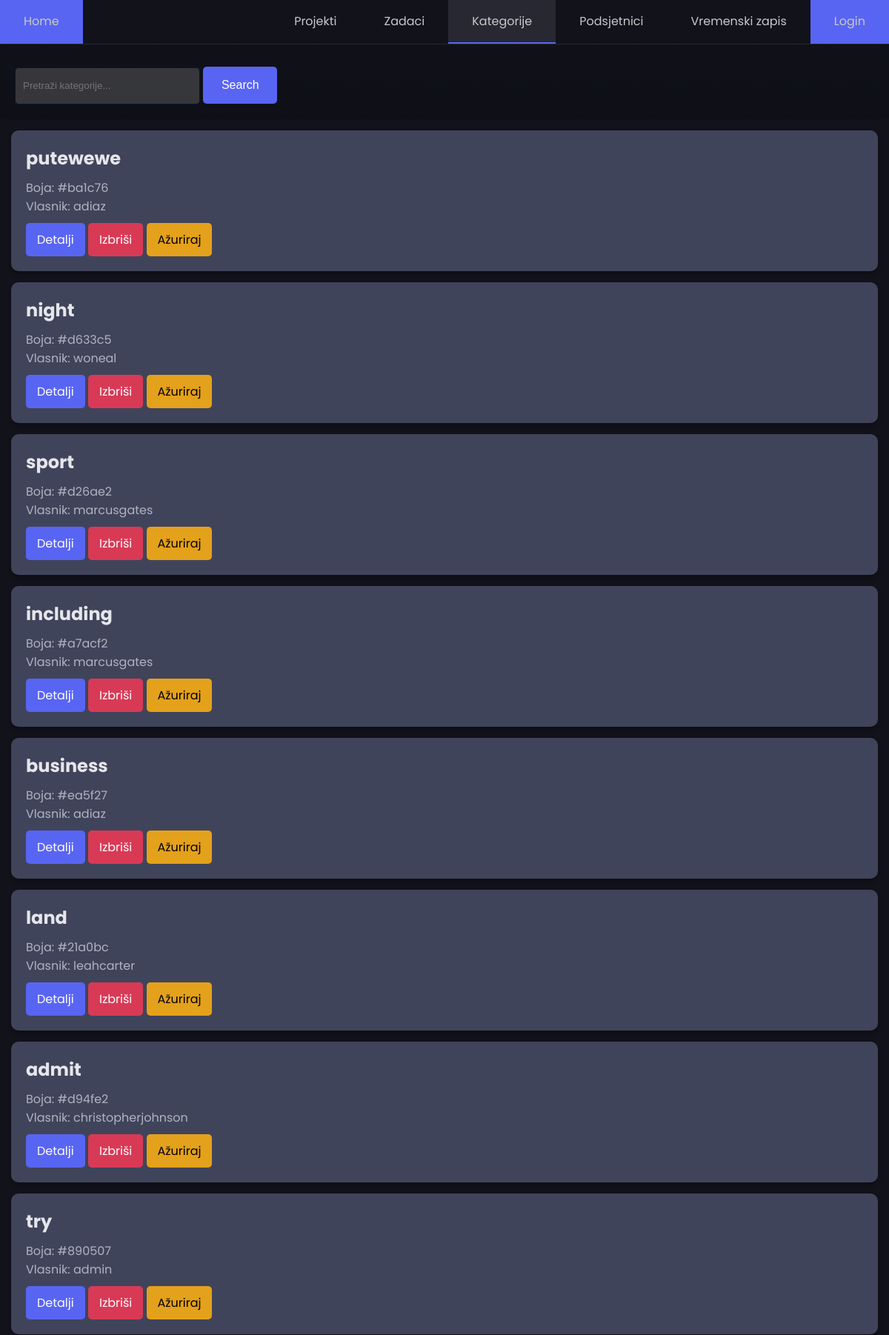
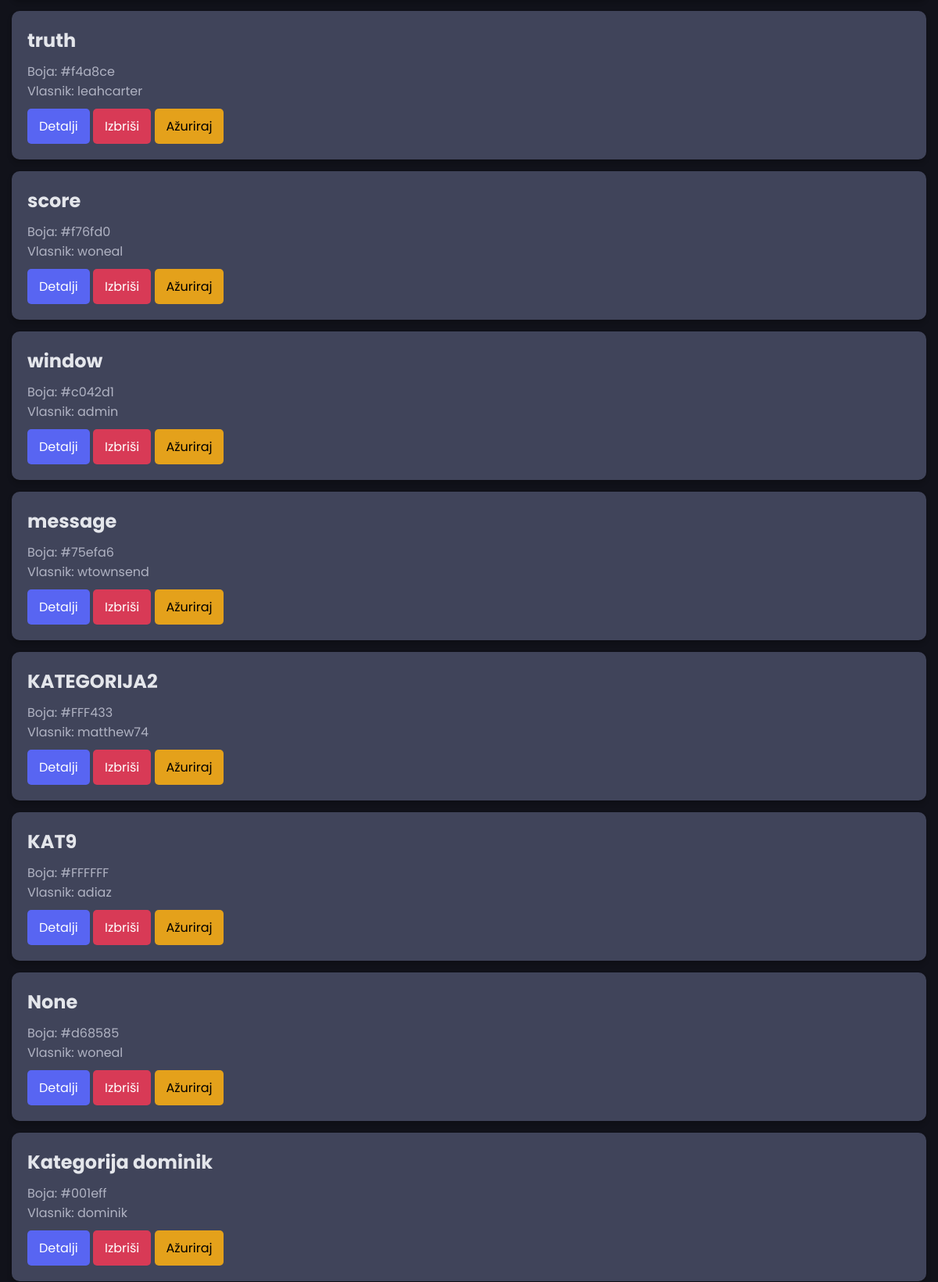
The page /category/ (upper part) on the database its author committed (2 pictures, top to bottom).
### main/models.py (models this page shows, shortened)
class Category(models.Model):
    name = models.CharField(max_length=100)
    color = models.CharField(max_length=7, default="#FFFFFF")  # HEX kod boje
    owner = models.ForeignKey(User, on_delete=models.CASCADE, related_name="categories")

### main/views.py (the view)
# urls.py: path('category/', CategoryList.as_view(), name='category_list'),
class CategoryList(ListView):
    model = Category
    def get_queryset(self):
        queryset = super().get_queryset()
        query = self.request.GET.get('q')
        if query:
            queryset = queryset.filter(
                Q(name__icontains=query) | Q(description__icontains=query)
            )
        return queryset

### main/templates/main/category_list.html (shortened to what this page needs)
<!DOCTYPE html>
<html lang="en">
{% load static %}
<head>
    <link rel="stylesheet" href="{% static 'css/styles.css' %}">
</head>
<body>
    <div class="sticky">
      <nav id="nav">
        <ul>
          <li class="home-li"><a class="btn-home" aria-current="page" href="{% url 'index' %}">Home</a></li>
            <li><a href="{% url 'project_list' %}" class="{% if request.path == '/project/' %}active-link{% endif %}">Projekti</a></li>
            <li><a href="{% url 'task_list' %}" class="{% if request.path == '/task/' %}active-link{% endif %}">Zadaci</a></li>
            <li><a href="{% url 'category_list' %}" class="{% if request.path == '/category/' %}active-link{% endif %}">Kategorije</a></li>
            <li><a href="{% url 'reminder_list' %}" class="{% if request.path == '/reminder/' %}active-link{% endif %}">Podsjetnici</a></li>
            <li><a href="{% url 'timelog_list' %}" class="{% if request.path == '/timelog/' %}active-link{% endif %}">Vremenski zapis</a></li>
            <li>
                {% if request.user.is_authenticated %}
                    <form method="post" action="{% url 'logout' %}">
                        {% csrf_token %}
                        <button type="login" class="btn-login" id="user_display" onmouseover="showLogout()" onmouseleave="showUsername()">
                            {{ request.user.username }}
                        </button>
                    </form>
                {% else %}
                    <a href="{% url 'login' %}" class="btn-login">Login</a>
                {% endif %}
            </li>
        </ul>
      </nav>
      <div class="search">
        <form method="GET" action="" class="search-form">
            <input type="text" name="q" placeholder="Pretraži kategorije..." value="{{ request.GET.q }}" class="search-input">
            <button type="submit" class="btn search-btn">Search</button>
        </form>
      </div>
    </div>
    <ul class="ul">
        {% for category in object_list %}
            <li>
                <div class="container">
                    <div class="card">
                        <h2 class="card-title"> {{ category.name }}</h2>
                        <p class="card-description"> Boja: {{ category.color }}</p>
                        <p class="card-description"> Vlasnik: {{ category.owner }}</p>
                        <a href="{% url 'category_detail' category.id %}" class="btn btn-primary">Detalji</a>
                        <a href="{% url 'category_delete' category.id %}" class="btn btn-danger">Izbriši</a>
                        <a href="{% url 'category_update' category.id %}" class="btn btn-warning">Ažuriraj</a>
                    </div>
                </div>
            </li>
        {% endfor %}
    </ul>
</body>
</html>

### main/static/css/styles.css (style rules this page uses)
:root { --primary-color: #11121a; --hover-color: #272832; --accent-color: #5865F2; --hover--accent-color: #4e56a4; --text-color: #c9c9c9; --background--color: #11121a; --primary--btn--color: #5865F2; --search--form--back--color: #54555692; }
* { margin: 0; padding: 0; box-sizing: border-box; }
html { font-family: Poppins, 'Segoe UI', sans-serif; color: var(--text-color); scroll-behavior: smooth; }
body { min-height: 100vh; min-height: 100dvh; background-color: var(--primary-color); }
nav { background-color: var(--primary-color); border-bottom: 1px solid var(--hover-color); }
nav ul { list-style: none; display: flex; }
nav .home-li { margin-right: auto; }
nav li { display: flex; }
nav a { display: flex; text-decoration: none; color: var(--text-color); padding: 1em 2em; transition: background-color 150ms ease; }
nav a.active-link { border-bottom: 2px solid var(--accent-color); background-color: var(--hover-color); }
input[type="text"] { background-color: var(--search--form--back--color) ; color: white ; border-color: #001933 ; }
.card { background: #40445A; border-radius: 10px; box-shadow: 0px 4px 6px rgba(0, 0, 0, 0.2); padding: 20px; transition: transform 0.2s ease-in-out; cursor: pointer; margin: 15px; }
.card-title { font-size: 1.5rem; color: #E4E6EB; margin-bottom: 10px; }
.card-description { color: #B0B3C3; }
.sticky { position: sticky; top: 0; width: 100%; z-index: 1000; backdrop-filter: blur(5px); -webkit-backdrop-filter: blur(5px); background: linear-gradient(to bottom, #11121a, rgba(0, 0, 0, 0.100)); }
button[type="submit"] { background-color: var(--accent-color); color: #fff; font-size: 1rem; border: none; cursor: pointer; transition: background-color 0.3s ease; }
.btn { display:inline-block; padding: 10px 15px; margin-top: 10px; border-radius: 5px; text-decoration: none; color: white; }
.btn-primary { background: #5865F2; }
.btn-warning { background: #E4A11B; color: black; }
.btn-danger { background: #D83A56; }
.btn-home { background: var(--accent-color); }
.btn-login { background: var(--accent-color); }
.search { padding: 5px; }
.search-form { margin-bottom: 15px; right: 20px; width: 90%; max-width: 600px; margin: 15px; }
.search-input { padding: 10px; width: 100%; height: 100%; max-height: 50px; min-height: 50px; max-width: 250px; border: 1px solid #6C757D; border-radius: 5px; background-color: #343c60; color: #ffffff; }
.search-btn { background: #5865F2; padding: 10px; border: none; border-radius: 5px; color: white; cursor: pointer; width: 100%; height: 100%; max-height: 50px; min-height: 50px; max-width: 100px; min-width: 50px; }
ul { list-style-type: none; padding: 0; }

### rows shown on the page
Category: name "putewewe", color "#ba1c76", owner "adiaz"
Category: name "night", color "#d633c5", owner "woneal"
Category: name "sport", color "#d26ae2", owner "marcusgates"
Category: name "including", color "#a7acf2", owner "marcusgates"
Category: name "business", color "#ea5f27", owner "adiaz"
Category: name "land", color "#21a0bc", owner "leahcarter"
Category: name "admit", color "#d94fe2", owner "christopherjohnson"
Category: name "try", color "#890507", owner "admin"
Category: name "truth", color "#f4a8ce", owner "leahcarter"
Category: name "score", color "#f76fd0", owner "woneal"
Category: name "window", color "#c042d1", owner "admin"
Category: name "message", color "#75efa6", owner "wtownsend"
Category: name "KATEGORIJA2", color "#FFF433", owner "matthew74"
Category: name "KAT9", color "#FFFFFF", owner "adiaz"
Category: name "None", color "#d68585", owner "woneal"
Category: name "Kategorija dominik", color "#001eff", owner "dominik"
